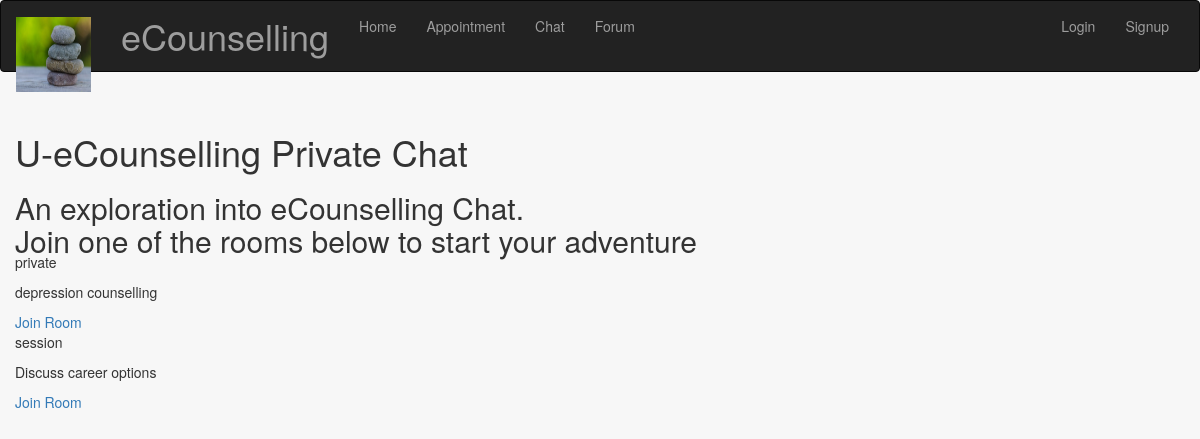
Page /chat/ on the committed database.
### chat/models.py (models this page shows, shortened)
class CounselRoom(models.Model):
    name = models.CharField(max_length=30)
    description = models.CharField(max_length=100)
    slug = models.CharField(max_length=50)

### chat/views.py (the view)
def private_rooms(request):
    myrooms = CounselRoom.objects.all()
    return render(request, 'chat/index.html', {'myrooms': myrooms})

### chat/templates/chat/index.html (shortened to what this page needs)
{% extends 'home/base.html' %}
{% block body %}
<br>
  <section class="hero is-info">
    <div class="hero-body has-text-centered">
      <div class="container">
        <h1 class="title is-2">
          U-eCounselling Private Chat
        </h1>
        <h2 class="subtitle is-5">
          An exploration into eCounselling Chat.
          <br/> Join one of the rooms below to start your adventure
        </h2>
      </div>
    </div>
  </section>
  <section class="section">
    <div class="container">
      <div class="columns">
        {% for myroom in myrooms %}
        <div class="column">
          <div class="card rounded-edges">
            <div class="card-content">
              <p class="title is-4">{{myroom.name}}</p>
              <div class="content">
                <p>
                  {{myroom.description}}
                </p>
                <a href="myrooms/{{myroom.slug}}" class="button">Join Room</a>
              </div>
            </div>
          </div>
        </div>
        {% endfor %}
      </div>
    </div>
  </section>
</body>
{% endblock %}

### forum/static/forum/styles/room_detail.css (style rules this page uses)
html, body { padding: 0; margin: 0; height: 100%; width: 100%; background-color: #f7f7f7; }
section { height: 70%; position: fixed; width: 800px; }

### rows in the picture
CounselRoom: name "private", description "depression counselling"
CounselRoom: name "session", description "Discuss career options"
